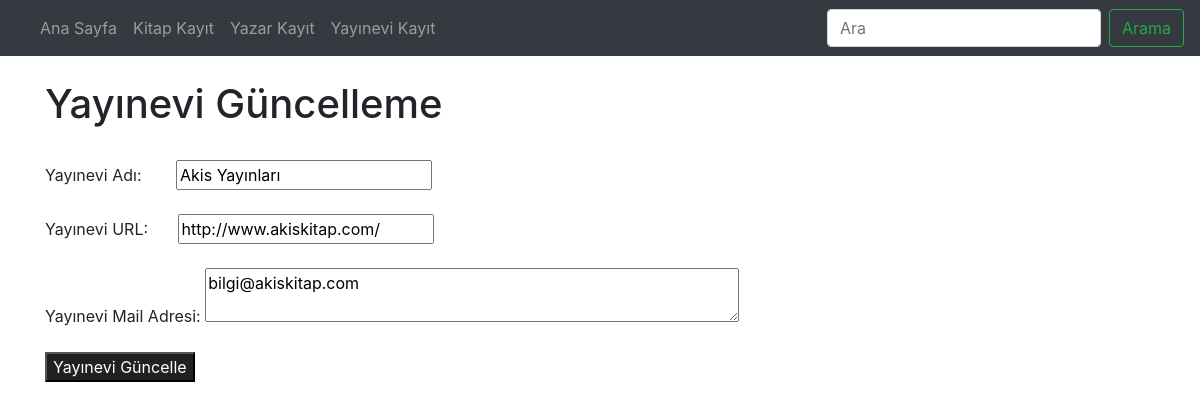
Page /ecemkara_final/yayinevi_guncellenecek.php?YayineviNo=1 on the committed database.
### tables this page shows
CREATE TABLE `yayineviveri` (
  `YayineviNo` int(11) NOT NULL COMMENT 'Yayınevi numarası girilecek (otomatik artan)',
  `YayineviKayitTarihi` timestamp NOT NULL DEFAULT CURRENT_TIMESTAMP,
  `YayineviAdi` varchar(75) NOT NULL COMMENT 'Yayınevinin adı yazılacak',
  `YayineviWebSitesi` varchar(150) DEFAULT NULL COMMENT 'Yayınevinin web adresi girilecek',
  `YayineviMailAdresi` varchar(40) DEFAULT NULL COMMENT 'Yayınevinin e posta adresi girilecek'
);

### ecemkara_final/yayinevi_guncellenecek.php (the view, shortened to what this page needs)
<?php
    require_once("baglanti.php");
    $guncellenecek = mysqli_real_escape_string($baglanti, $_GET["YayineviNo"]);
    $sorgu = mysqli_query($baglanti, "SELECT * FROM yayineviveri WHERE YayineviNo = $guncellenecek");
    $satir = mysqli_fetch_assoc($sorgu)
?>
<!DOCTYPE html>
<html lang="tr"><head><meta http-equiv="Content-Type" content="text/html; charset=UTF-8">
<link href="bootstrap.min.css" rel="stylesheet">
    <link href="./katalog_files/navbar-top.css" rel="stylesheet">
  </head>
  <body>
    <nav class="navbar navbar-expand-md navbar-dark bg-dark mb-4">
  <div class="collapse navbar-collapse" id="navbarCollapse">
    <ul class="navbar-nav mr-auto">
      <li class="nav-item">
        <a class="nav-link" href="index.php">Ana Sayfa </a>
      </li>
      <li class="nav-item">
        <a class="nav-link" href="kitap.php">Kitap Kayıt</a>
      </li>
      <li class="nav-item">
        <a class="nav-link" href="yazar.php">Yazar Kayıt</a>
      </li>
      <li class="nav-item">
        <a class="nav-link" href="yayinevi.php">Yayınevi Kayıt</a>
      </li>
    </ul>
    <form class="form-inline mt-2 mt-md-0">
      <input class="form-control mr-sm-2" type="text" placeholder="Ara" aria-label="Search">
      <button class="btn btn-outline-success my-2 my-sm-0" type="submit">Arama</button>
    </form>
  </div>
</nav>
<main role="main" class="container">
<h1>Yayınevi Güncelleme</h1>
    <br>
<form action="yayinevi_guncellendi.php" method="post">
    Yayınevi Adı: <input type="text" name="YayineviAdi" style="position:relative;left:30px" value="<?php echo $satir["YayineviAdi"] ;?>"><br><br>
    Yayınevi URL: <input type="text" name="YayineviWebSitesi" style="position:relative;left:25px" value="<?php echo $satir["YayineviWebSitesi"] ;?>"><br><br>
    Yayınevi Mail Adresi: <textarea name="YayineviMailAdresi" rows="2" cols="50"><?php echo $satir["YayineviMailAdresi"]?></textarea><br><br>
    <input type="submit" value="Yayınevi Güncelle" style="text-align:center;background-color:#212121; color: white">
</form>
</main>
</body></html>

### ecemkara_final/navbar-top.css (style rules this page uses)
body { min-height: 75rem; }

### rows in the picture
yayineviveri: YayineviAdi "Akis Yayınları", YayineviWebSitesi "http://www.akiskitap.com/", YayineviMailAdresi "bilgi@akiskitap.com"
